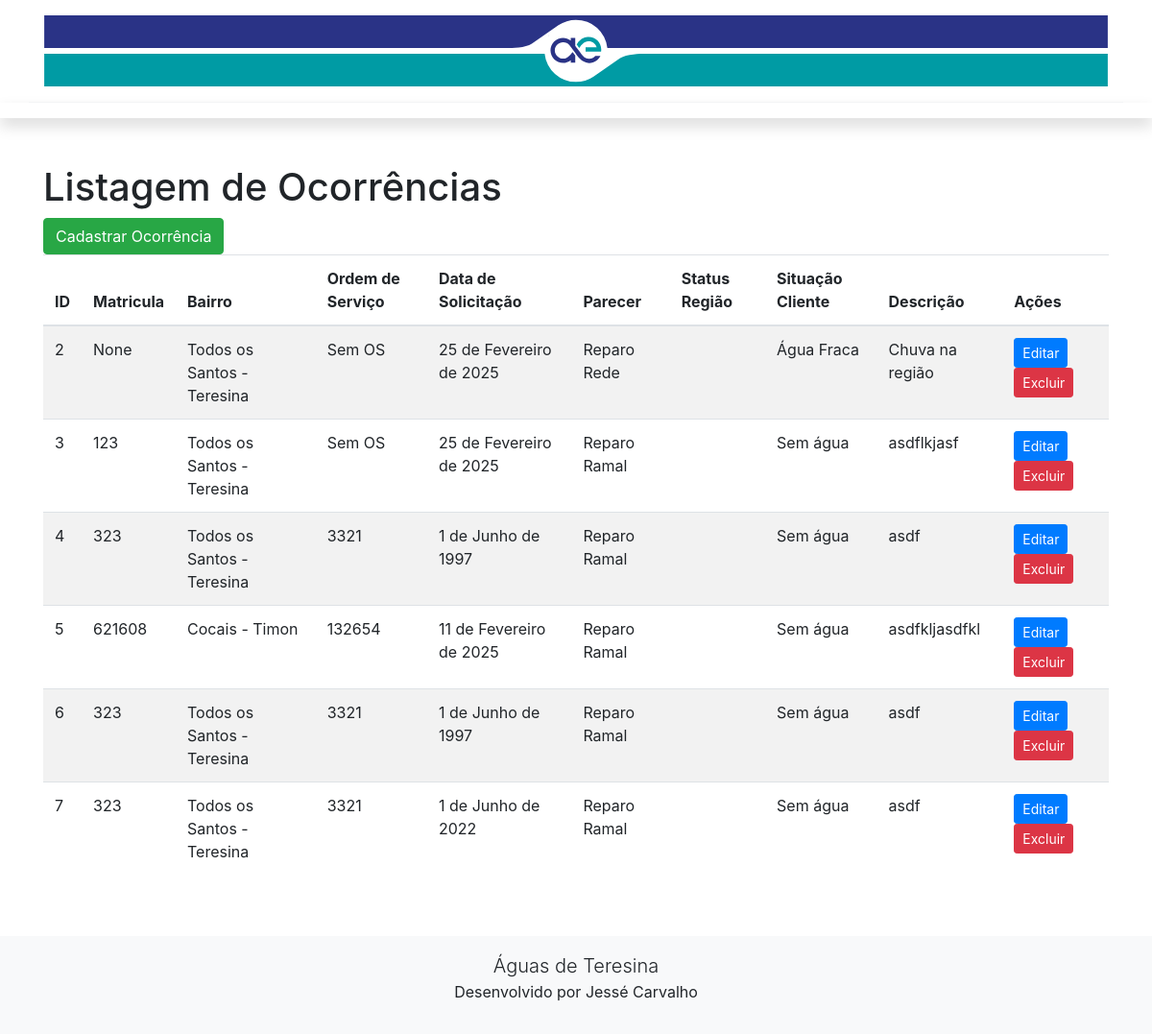
Page /lista/ on the earlier database version.
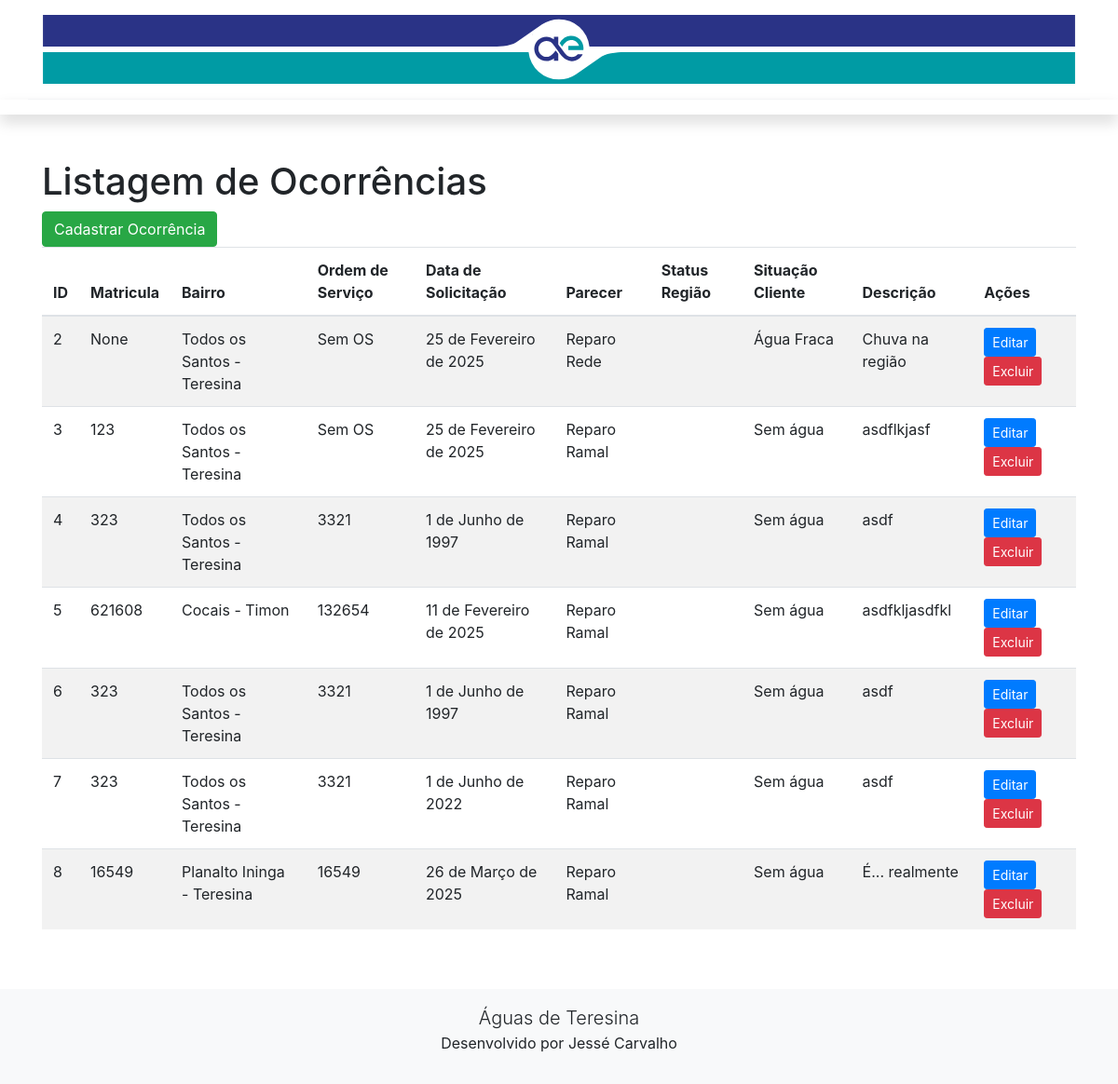
Same page on the later database version.
### ocorrencia/models.py (models this page shows, shortened)
class Ocorrencia(models.Model):
    ordem_de_servico = models.IntegerField(null=True, blank=True)
    matricula = models.IntegerField(null=True, blank=True)
    bairro = models.ForeignKey(Bairro, on_delete=models.CASCADE, related_name="ocorrencias", null=True, blank=True)
    data_solicitacao = models.DateField(null=True, blank=True)
    parecer = models.ForeignKey(Parecer, on_delete=models.SET_NULL, null=True, blank=True, related_name="ocorrencias")
    situacao_agua_cliente = models.ForeignKey(SituacaoAguaCliente, on_delete=models.SET_NULL, null=True, blank=True, related_name="ocorrencias")
    status_regiao = models.ForeignKey(StatusRegiao, on_delete=models.SET_NULL, null=True, blank=True, related_name="ocorrencias")
    descricao = models.TextField(null=True, blank=True)

class Bairro(models.Model):
    nome = models.CharField(max_length=100)
    unidade = models.ForeignKey(Unidade, on_delete=models.CASCADE, related_name="bairros")
    def __str__(self):
        return f"{self.nome} - {self.unidade.nome}"

class Unidade(models.Model):
    nome = models.CharField(max_length=100, unique=True)

class Parecer(models.Model):
    descricao = models.CharField(max_length=100)
    def __str__(self):
        return self.descricao

class SituacaoAguaCliente(models.Model):
    descricao = models.CharField(max_length=100)
    def __str__(self):
        return self.descricao

### ocorrencia/views.py (the view)
# urls.py: path('lista/', lista_ocorrencia, name='lista_ocorrencia'),
def lista_ocorrencia(request):
    ocorrencias = Ocorrencia.objects.all()
    return render(request, "ocorrencia/lista_ocorrencia.html", {"ocorrencias": ocorrencias})

### ocorrencia/templates/ocorrencia/lista_ocorrencia.html
{% extends 'ocorrencia/modelo.html' %}
{% load static %}
{% load crispy_forms_tags %}
{% block conteudo %}
<h1>Listagem de Ocorrências</h1>
<a href="{% url 'cadastrar_ocorrencia' %}" class="btn btn-success">Cadastrar Ocorrência</a>
<table class="table table-striped">
    <thead>
        <tr>
            <th>ID</th>
            <th>Matricula</th>
            <th>Bairro</th>
            <th>Ordem de Serviço</th>
            <th>Data de Solicitação</th>
            <th>Parecer</th>
            <th>Status Região</th>
            <th>Situação Cliente</th>
            <th>Descrição</th>
            <th>Ações</th>
        </tr>
    </thead>
    <tbody>
        {% for ocorrencia in ocorrencias %}
            <tr>
                <td>{{ ocorrencia.id }}</td>
                <td>{{ ocorrencia.matricula }}</td>
                <td>{{ ocorrencia.bairro }}</td>
                <td>{{ ocorrencia.ordem_de_servico|default:"Sem OS" }}</td>
                <td>{{ ocorrencia.data_solicitacao }}</td>
                <td>{{ ocorrencia.parecer }}</td>
                <td>{{ ocorrencia.status_regiao|default:"" }}</td>
                <td>{{ ocorrencia.situacao_agua_cliente }}</td>
                <td>{{ ocorrencia.descricao }}</td>
                <td>
                    <a href="{% url 'editar_ocorrencia' ocorrencia.id %}" class="btn btn-primary btn-sm">Editar</a>
                    <a href="{% url 'excluir_ocorrencia' ocorrencia.id %}" class="btn btn-danger btn-sm" onclick="return confirm('Tem certeza que deseja excluir?');">Excluir</a>
                </td>
            </tr>
        {% empty %}
            <tr>
                <td colspan="10">Nenhuma ocorrência cadastrada.</td>
            </tr>
        {% endfor %}
    </tbody>
</table>
{% endblock %}

Differences in the rows shown:
added Ocorrencia: id "8", matricula "16549", bairro "Planalto Ininga - Teresina", ordem_de_servico "16549", data_solicitacao "26 de Março de 2025", parecer "Reparo Ramal", situacao_agua_cliente "Sem água", descricao "É... realmente"
